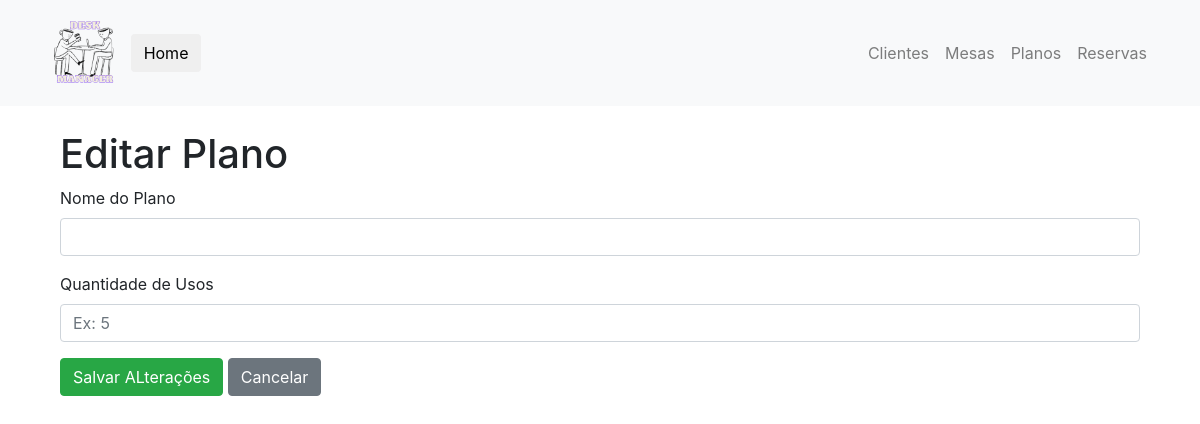
/plano/bddc5d8f/editar, run on an earlier commit of the app's database.
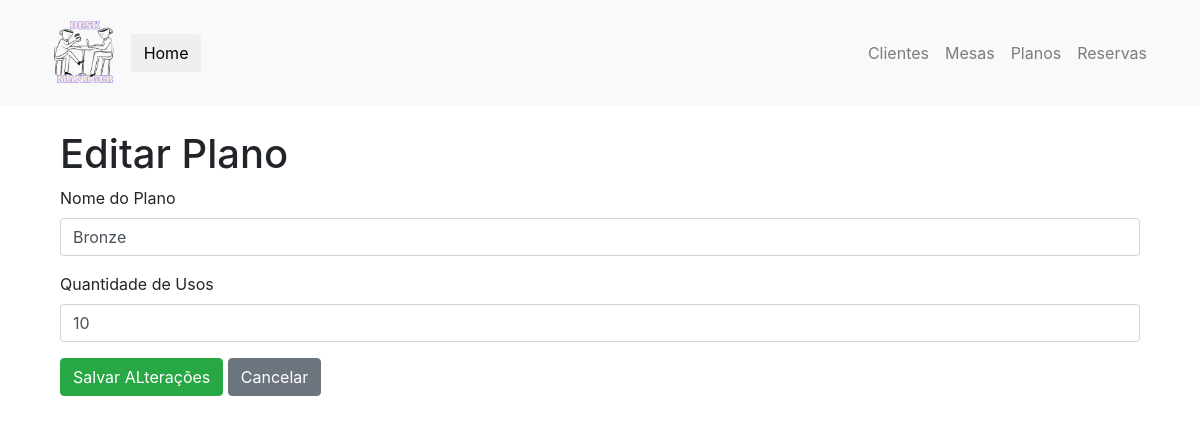
And on a later commit of the database.
### desk_manager/models.py (models this page shows, shortened)
class PlanoDeUso(db.Model):
    __tablename__ = 'plano'
    id: so.Mapped[str] = so.mapped_column(sa.String, primary_key=True, default=generate_hex_id)
    nome_do_plano: so.Mapped[str] = so.mapped_column(sa.String, nullable=False)
    quantidade_de_usos: so.Mapped[int] = so.mapped_column(sa.Integer, nullable=False)
    clientes: so.Mapped[list["Cliente"]] = so.relationship("Cliente", back_populates="plano")
    @classmethod
    def buscar_plano_por_id(cls, plano_id):
        return cls.query.get(plano_id)

### desk_manager/routes/planos.py (the view, shortened to what this page needs)
@PLANO.route('/plano/<string:plano_id>/editar', methods=['GET', 'POST'])
def editar_plano(plano_id):
    plano = PlanoDeUso.buscar_plano_por_id(plano_id)
    form = FormCadastroPlano(obj=plano)
    return render_template('editar_planos.html', form_cadastro_plano=form, plano=plano)

### desk_manager/forms/cadastro.py
class FormCadastroPlano(FlaskForm):
    nome_do_plano = StringField('', validators=[DataRequired()])
    quantidade_de_usos = IntegerField('', validators=[DataRequired()], render_kw={"placeholder": 'Ex: 5'})
    botao_submit = SubmitField('Cadastrar Plano')

### desk_manager/templates/editar_planos.html (shortened to what this page needs)
{% extends "base.html" %}
{% block body %}
<div class="wrapper-doc">
    <form method="POST" action="{{ url_for('plano.editar_plano', plano_id=plano.id) }}" class="container" enctype="multipart/form-data">
        <h1 class="form-title">Editar Plano</h1>
        <div class="form-group">
            <label class="form-control-label">Nome do Plano</label>
            {% if form_cadastro_plano.nome_do_plano.errors %}
                {{ form_cadastro_plano.nome_do_plano(class="form-control is-invalid") }}
                <div class="invalid-feedback">
                    {% for erro in form_cadastro_plano.nome_do_plano.errors %}
                        {{ erro }}
                    {% endfor %}
                </div>
            {% else %}
                {{ form_cadastro_plano.nome_do_plano(class="form-control") }}
            {% endif %}
        </div>
        <div class="form-group">
            <label class="form-control-label">Quantidade de Usos</label>
            {% if form_cadastro_plano.quantidade_de_usos.errors %}
                {{ form_cadastro_plano.quantidae_de_usos(class="form-control is-invalid") }}
                <div class="invalid-feedback">
                    {% for erro in form_cadastro_plano.quantidade_de_usos.errors %}
                        {{ erro }}
                    {% endfor %}
                </div>
            {% else %}
                {{form_cadastro_plano.quantidade_de_usos(class="form-control") }}
            {% endif %}
        </div>
        <div class="form-group">
            {{form_cadastro_plano.botao_submit(class="btn btn-success", value="Salvar ALterações") }}
            <a href="{{ url_for('plano.lista_planos') }}" class="btn btn-secondary">Cancelar</a>
        </div>
    </form>
</div>
{% endblock %}

What changed in the data, as far as the page shows it:
added PlanoDeUso: nome_do_plano "Bronze", quantidade_de_usos "10"
